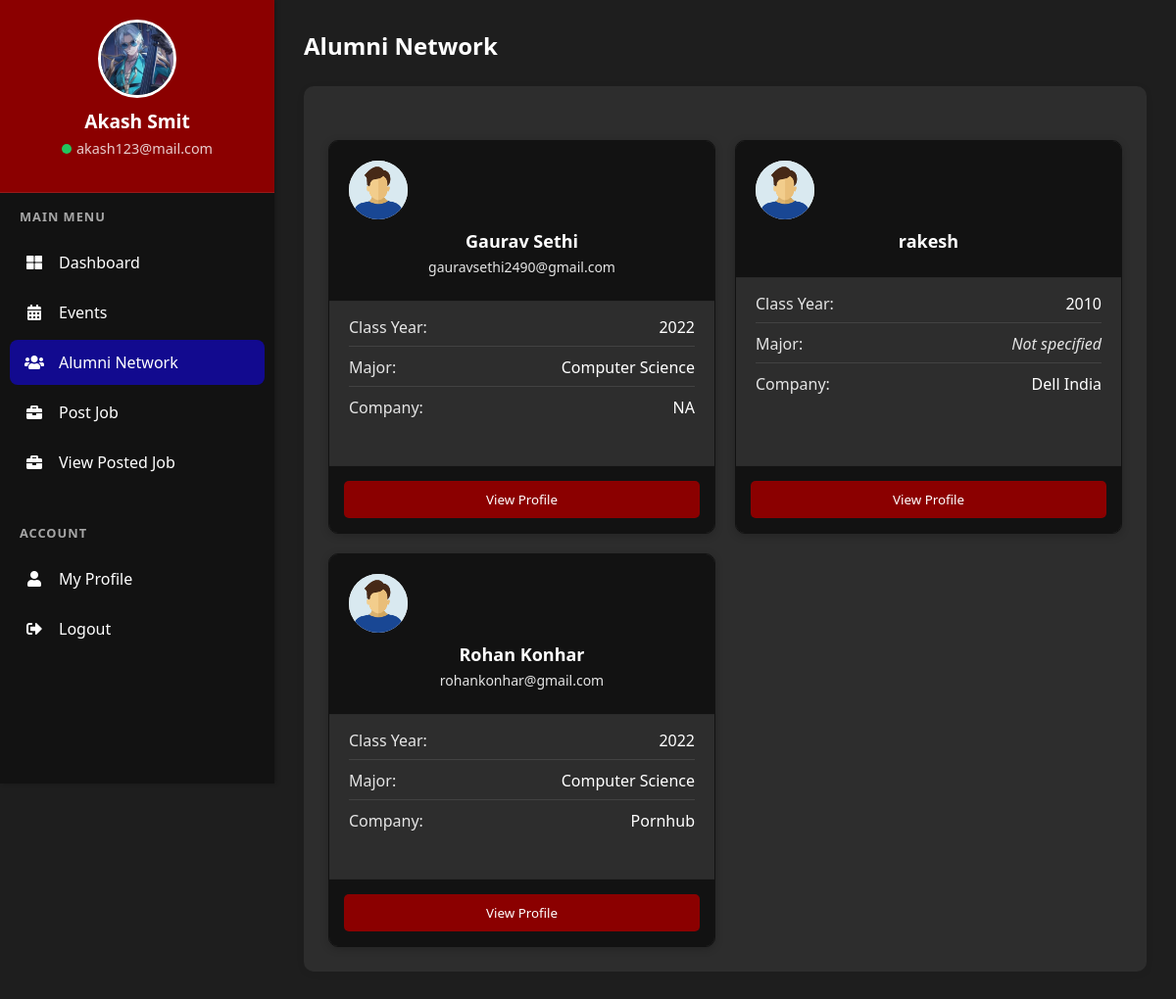
Screenshot of /dashboard-network/ (signed in) with the database file from the repository.
### ru/models.py (models this page shows)
class CustomUser(AbstractUser):
    age = models.PositiveIntegerField(null=True)
    c_id = models.CharField(max_length=20)
    batchno = models.CharField(max_length=20)
    c_name = models.CharField(max_length=100)
    gender = models.CharField(max_length=20, blank=True)
    profile_img = models.ImageField(upload_to='profile_images/', default="default_pf.png")
    Phone_no = models.IntegerField(null=True, blank=True)
    location = models.TextField(default='', blank=True)
    bio = models.TextField(default='', blank=True)  # or some other appropriate default
    subject = models.CharField(max_length=100, default='', blank=True)
    social_links = models.JSONField(default=dict, blank=True, null=False)  # Store social links as JSON
    is_verified = models.BooleanField(default=False)  # New field to track verification status

### ru/views.py (the view)
# urls.py: path('dashboard-network/', views.dashboard_network, name='dashboard-network'),
@login_required(login_url='login')
def dashboard_network(request):
    users = CustomUser.objects.exclude(id=request.user.id).exclude(is_superuser=True)
    user_data = []
    for user in users:
        if user.first_name and user.last_name:
            initials = f"{user.first_name[0]}{user.last_name[0]}".upper()
        elif user.first_name:
            initials = user.first_name[0].upper()
        else:
            initials = user.username[0].upper()
        user_data.append({
            'id': user.id,
            'name': f"{user.first_name} {user.last_name}".strip() or user.username,
            'email': user.email,
            'batchno': user.batchno,
            'subject': user.subject or '',
            'c_name': user.c_name or '',
            'location': user.location or '',
            'profile_img': user.profile_img.url if user.profile_img and not user.profile_img.url == '#' else None,
            'initials': initials
        })
    return render(request, 'dashboard-network.html', {
        'user': request.user,  # Current logged-in user for sidebar
        'Users': user_data     # All other users for the network grid
    })

### templates/dashboard-network.html (shortened to what this page needs)
{% load static %}
<!DOCTYPE html>
<html lang="en">
<head>
    <link rel="stylesheet" href="https://cdnjs.cloudflare.com/ajax/libs/font-awesome/5.15.4/css/all.min.css">
    <link rel="stylesheet" href="{% static 'dashboard-network.css' %}">
</head>
<body>
    <div class="container">
        <div class="sidebar">
            <div class="profile-section">
                <div class="profile-pic">
                    <img src="{{ user.profile_img.url|default:'#' }}" alt="Profile" class="avatar">
                </div>
                {% if user.is_authenticated %}
                <div class="user-name">{{ user.first_name }} {{ user.last_name }}</div>
                <div class="user-email"><span class="status-indicator"></span>{{ user.email }}</div>
                {% else %}
                <div class="user-name">John Doe</div>
                <div class="user-email"></span>john.doe@example.com</div>
                {% endif %}
            </div>
            <div class="menu-section">
                <h3>Main Menu</h3>
                <ul class="menu-items">
                    <li class="menu-item">
                        <i class="fas fa-th-large"></i>
                        <a href="{% url 'dashboard' %}">Dashboard</a>
                    </li>
                    <li class="menu-item">
                        <i class="fas fa-calendar-alt"></i>
                        <a href="{% url 'dashboard-events' %}">Events</a>
                    </li>
                    <li class="menu-item active">
                        <i class="fas fa-users"></i>
                        <a href="{% url 'dashboard-network' %}">Alumni Network</a>
                    </li>
                    <li class="menu-item">
                        <i class="fas fa-briefcase"></i>
                        <a href="{% url 'job-post-create' %}">Post Job</a>
                    </li>
                    <li class="menu-item">
                        <i class="fas fa-briefcase"></i>
                        <a href="{% url 'dashboard-jobs' %}">View Posted Job</a>
                    </li>
                </ul>
            </div>
            <div class="menu-section">
                <h3>ACCOUNT</h3>
                <ul class="menu-items">
                    <li class="menu-item">
                        <i class="fas fa-user"></i>
                        <a href="{% url 'dashboard-profile' %}">My Profile</a>
                    </li>
                    <li class="menu-item">
                        <i class="fas fa-sign-out-alt"></i>
                        <a href="{% url 'logout' %}">Logout</a>
                    </li>
                </ul>
            </div>
        </div>
        <div class="main-content">
            <div class="header">
                <h1 class="page-title">Alumni Network</h1>
            </div>
            <div class="alumni-section">
                <div class="alumni-grid">
                    {% for user in Users %}
                    <div class="alumni-card">
                        <div class="alumni-header">
                            {% if user.profile_img %}
                            <div class="alumni-avatar-img">
                                <img src="{{ user.profile_img }}" alt="{{ user.name }}" class="avatar-img">
                            </div>
                            {% else %}
                            <div class="alumni-avatar">{{ user.initials }}</div>
                            {% endif %}
                            <div class="alumni-name">{{ user.name }}</div>
                            <div class="alumni-email">{{ user.email }}</div>
                        </div>
                        <div class="alumni-info">
                            <div class="info-item">
                                <div class="info-label">Class Year:</div>
                                <div class="info-value">{{ user.batchno }}</div>
                            </div>
                            <div class="info-item">
                                <div class="info-label">Major:</div>
                                <div class="info-value">{{ user.subject }}</div>
                            </div>
                            <div class="info-item">
                                <div class="info-label">Company:</div>
                                <div class="info-value">{{ user.c_name }}</div>
                            </div>
                        </div>
                        <div class="alumni-footer">
                            <button class="view-profile-btn" data-user-id="{{ user.id }}" data-user-name="{{ user.name }}">View Profile</button>
                        </div>
                    </div>
                    {% empty %}
                    <div class="no-results">No alumni records found</div>
                    {% endfor %}
                </div>
            </div>
        </div>
    </div>
</body>
</html>

### rows the page displays
CustomUser: profile_img (picture), first_name "Akash", last_name "Smit", email "akash123@mail.com"
CustomUser: email "gauravsethi2490@gmail.com", batchno "2022", subject "Computer Science", c_name "NA"
CustomUser: name "rakesh", batchno "2010", c_name "Dell India"
CustomUser: email "rohankonhar@gmail.com", batchno "2022", subject "Computer Science", c_name "Pornhub"

### other values shown
{{ user.name }} "Gaurav Sethi" "Rohan Konhar"
